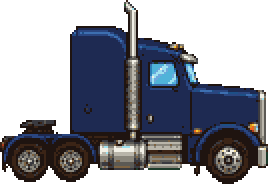
#> input picture art/vehicles/semi_cab.png, 134 x 92 px (shown 2 times larger)
$ python build_bmp_truck.py
#> lines starting #> are read from the running program, lines starting #| are printed output that depends on the picture
#!/usr/bin/env python3
"""Join the Canva semi cab + loaded trailer into the BMP truck, flip it to face left (its driving
direction), and paint the BMP Supplies mark in white on the sleeper panel -> art/vehicles/semi_bmp.png.
The full logo is too wide to stay legible at this size, so the truck carries the five-stripe mark
from the BMP Supplies logo with 'BMP' underneath."""
import colorsys, pathlib
from PIL import Image, ImageOps
root = pathlib.Path(__file__).resolve().parent.parent
cab = Image.open(root / "art/vehicles/semi_cab.png").convert("RGBA")
#> cab is the input picture: PIL image 134x92 RGBA; mean R, G, B, A 30.5, 32.5, 41.4, 139.1
trailer = Image.open(root / "art/vehicles/semi_trailer.png").convert("RGBA")
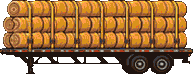
#> input picture art/vehicles/semi_trailer.png, 193 x 74 px
#> trailer is the input picture: PIL image 193x74 RGBA; mean R, G, B, A 118.3, 78.1, 36, 205.9
# The Canva trailer faces the other way: flip it so its axles are at the back of the rig and its
# nose rides on the cab's fifth wheel. Its landing legs would sit on top of the cab's drive wheels,
# so they're trimmed (legs are cranked up while driving anyway).
trailer = ImageOps.mirror(trailer); tp = trailer.load()
#> after `trailer = ImageOps.mirror(trailer)`:
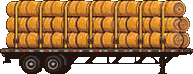
#> trailer: PIL image 193x74 RGBA; mean R, G, B, A 118.3, 78.1, 36, 205.9; transparent parts drawn white
DECK_BOTTOM, AXLES_END = 62, 75
for y in range(DECK_BOTTOM + 1, trailer.height):
    for x in range(AXLES_END, trailer.width): tp[x, y] = (0, 0, 0, 0)
# rolls: less orange, more natural straw beige (yellow straps and dark frame keep their color)
for y in range(trailer.height):
    for x in range(trailer.width):
        r, g, b, a = tp[x, y]
        if not a: continue
        h, l, s = colorsys.rgb_to_hls(r / 255, g / 255, b / 255)
        if 0.03 < h < 0.125 and s > 0.35 and y < DECK_BOTTOM - 4:
            rr, gg, bb = colorsys.hls_to_rgb(0.105, min(0.82, l * 1.08 + 0.04), s * 0.45)
            tp[x, y] = (int(rr * 255), int(gg * 255), int(bb * 255), a)
OVERLAP = 40                                   # trailer nose sits over the cab's fifth wheel
GAP_LIFT = 3                                   # trailer deck rides just above the cab frame
W = trailer.width + cab.width - OVERLAP; H = max(cab.height, trailer.height + GAP_LIFT)
#> after `W = trailer.width + cab.width - OVERLAP`: W = 287
#> after `H = max(cab.height, trailer.height + GAP_LIFT)`: H = 92
truck = Image.new("RGBA", (W, H))
#> truck: PIL image 287x92 RGBA; every value is 0
# trailer first, cab on top: the load sits behind the cab, the way it looks on the road
truck.alpha_composite(trailer, (0, H - trailer.height - GAP_LIFT))
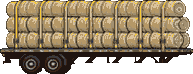
#> trailer: PIL image 193x74 RGBA; mean R, G, B, A 107.6, 92.5, 67.9, 203.3; transparent parts drawn white
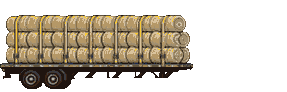
#> truck: PIL image 287x92 RGBA; mean R, G, B, A 58.2, 50, 36.7, 110; transparent parts drawn white
truck.alpha_composite(cab, (trailer.width - OVERLAP, H - cab.height))
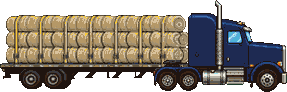
#> truck: PIL image 287x92 RGBA; mean R, G, B, A 71.4, 64.4, 55.4, 171.1; transparent parts drawn white
truck = ImageOps.mirror(truck)                 # face left
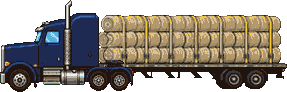
#> truck: PIL image 287x92 RGBA; mean R, G, B, A 71.4, 64.4, 55.4, 171.1; transparent parts drawn white
px = truck.load()
# sleeper panel in the unflipped cab spans x 37..62, y 26..64; mirror into truck coordinates
cab_x0 = trailer.width - OVERLAP
#> cab_x0 = 153
panel_left = W - 1 - (cab_x0 + 62); panel_right = W - 1 - (cab_x0 + 37)
#> after `panel_left = W - 1 - (cab_x0 + 62)`: panel_left = 71
#> after `panel_right = W - 1 - (cab_x0 + 37)`: panel_right = 96
panel_top = (H - cab.height) + 28
#> panel_top = 28
WHITE = (242, 240, 230, 255)
# five-stripe mark, 12 wide x 9 tall
mark_w = 12; mx = panel_left + (panel_right - panel_left + 1 - mark_w) // 2; my = panel_top + 2
#> after `mx = panel_left + (panel_right - panel_left + 1 - mark_w) // 2`: mx = 78
#> after `my = panel_top + 2`: my = 30
for r in range(0, 9, 2):
    for c in range(mark_w): px[mx + c, my + r] = WHITE
FONT = {"B": ["11110", "10001", "10001", "11110", "10001", "10001", "11110"],
        "M": ["10001", "11011", "10101", "10101", "10001", "10001", "10001"],
        "P": ["11110", "10001", "10001", "11110", "10000", "10000", "10000"]}
text_w = 3 * 6 - 1; tx = panel_left + (panel_right - panel_left + 1 - text_w) // 2; ty = my + 12
#> after `tx = panel_left + (panel_right - panel_left + 1 - text_w) // 2`: tx = 75
#> after `ty = my + 12`: ty = 42
for i, ch in enumerate("BMP"):
    for r, row in enumerate(FONT[ch]):
        for c, bit in enumerate(row):
            if bit == "1": px[tx + i * 6 + c, ty + r] = WHITE
truck.save(root / "art/vehicles/semi_bmp.png")
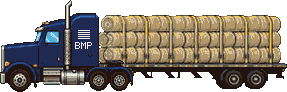
#> saved as semi_bmp.png: PIL image 287x92 RGBA; mean R, G, B, A 72.3, 65.2, 56, 171.1; transparent parts drawn white
print("truck", truck.size, "panel", panel_left, panel_right)
#| truck (287, 92) panel 71 96
